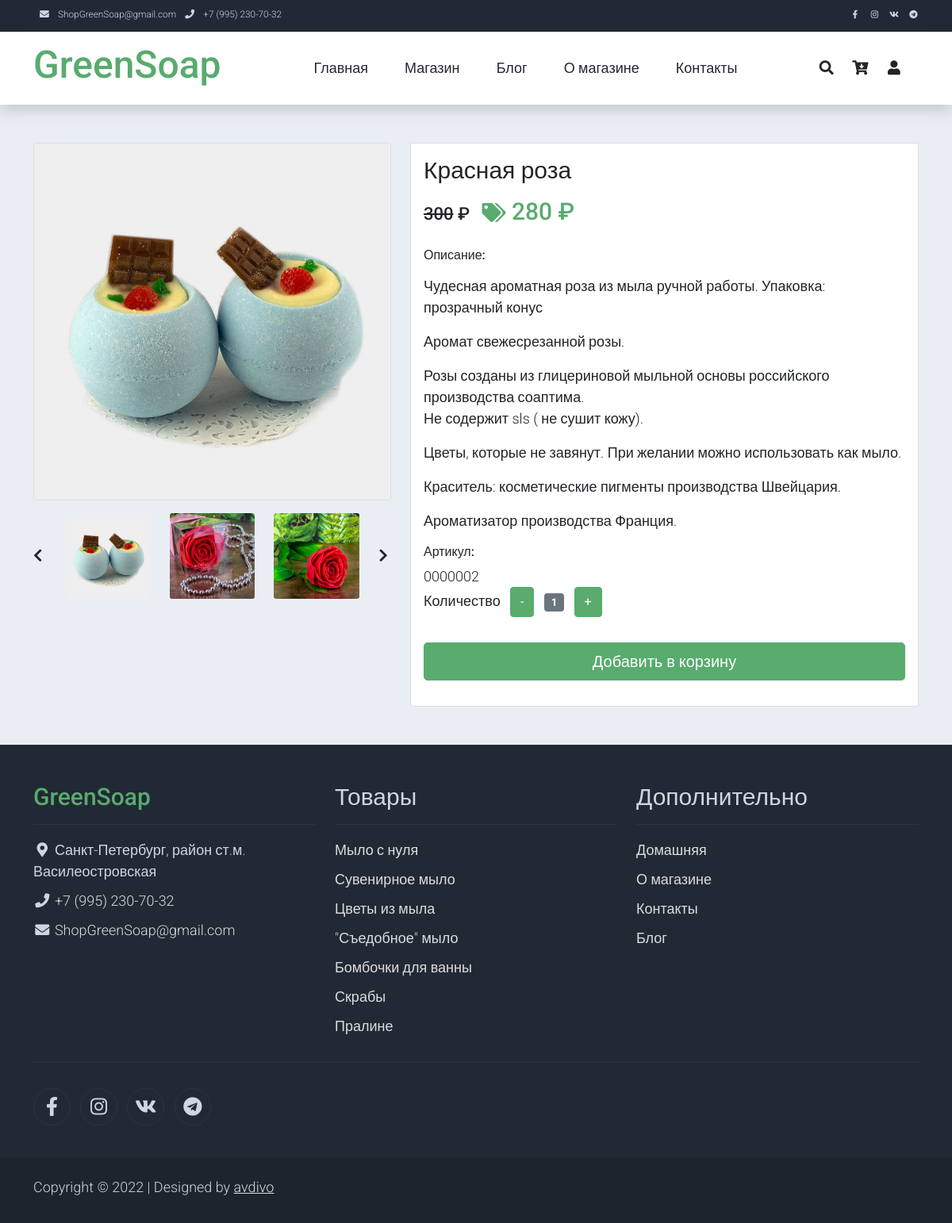
The app's page /shop-single/krasnaya_roza/ with its own data.
### product/models.py (models this page shows, shortened)
class ProductImage(models.Model):
    product = models.ForeignKey(Product, blank=True, null=True, default=None,
                                on_delete=models.SET_DEFAULT)  # Связь с товаром
    image = models.ImageField(upload_to='product_image/')  # Ссылка на фотографию товара
    active = models.BooleanField(default=True)  # Отображать фотографию
    main = models.BooleanField(default=False, verbose_name=u'Главная')  # Главная фотография
    class Meta:
        verbose_name = 'Фотография'
        verbose_name_plural = 'Фотографии'

class Product(models.Model):
    name = models.CharField(max_length=128, verbose_name=u'Название')  # Название товара
    category = models.ForeignKey(Category, on_delete=models.PROTECT,
                                 verbose_name=u'Категория')  # К какой категории относится товар
    alias = models.CharField(max_length=64, blank=False, unique=True, default='!!!', verbose_name=u'Псевдоним')  # Псевдоним поля
    holiday = models.ManyToManyField(Holiday, default='1', blank=False,
                                 verbose_name=u'Праздник')  # К какому празднику подходит товар
    description = models.TextField(blank=True, verbose_name=u'Описание')  # Описание товара
    price = models.IntegerField(default=0, verbose_name=u'Цена')  # Цена за единицу
    quantity = models.IntegerField(default=0, verbose_name=u'Остаток')  # Остаток на складе
    popular = models.IntegerField(default=0, verbose_name=u'Популярность')  # Популярность товара
    discount = models.IntegerField(default=0, verbose_name=u'Скидка')  # Скидка (сумма скидки, не %)
    active = models.BooleanField(default=True, verbose_name=u'Активен')  # Товар Активен
    article = models.CharField(max_length=8,
                               blank=True, default=None,
                               verbose_name=u'Артикль')  # Артикль (получается с применением префикса PRODUCT_PREFIX)
    class Meta:
        verbose_name = 'Товар'
        verbose_name_plural = 'Товары'
    @property
    def actual_price(self):
        return self.price - self.discount if self.active else 0

### shop/views.py (the view)
# urls.py: path('shop-single/', shop_single, name='shop-single'),
def shop_single(request, product=None):
    if product:
        request.session['return'] = 'shop-single ' + str(product)
    else:
        request.session['return'] = 'shop-single'
    if product == None:
        return redirect('shop')
    try:
        product = Product.objects.get(alias=product)
        product.popular = F('popular') + 1
        product.save()
    except:
        return redirect('shop')
    try:
        counter = ProductViewCounter.objects.get(product=product)
        counter.counter = F('counter') + 1
        counter.save()
    except:
        ProductViewCounter.objects.create(product=product, counter=1)
    images = product.productimage_set.filter(active=True)
    if len(images):
        main_image = images[0].image.url
    else:
        main_image = settings.NO_PHOTO
    for image in images:
        if image.main:
            main_image = image.image.url
            break
    images = [images[i:i + 3] for i in range(0, len(images), 3)]  # Разбиваем список картинок по 3
    discount_price = product.price - product.discount if product.discount else 0
    return render(request, 'shop-single.html', locals())

### product/models.py (called while the page is built)
def post_save_Product(sender, instance, **kwargs):
    if instance.article: return
    instance.article = settings.PRODUCT_PREFIX[0:len(settings.PRODUCT_PREFIX) - len(str(instance.id))] + str(
        instance.id)
    instance.save(force_update=True)

### profile/templatetags/user_tags.py (called while the page is built)
@register.simple_tag(takes_context=True)
def basket_count(context):
    request = context['request']
    try:
        if request.user.is_authenticated:
            basket = Profile.objects.get(user=request.user).basket
        else:
            if 'basket' in request.session:
                basket = request.session['basket']
            else:
                return ''
        if not isinstance(basket, dict):
            basket = eval(basket)
    except:
        return ''
    q = sum(x for x in basket.values())
    return q if q else ''

### templates/shop-single.html (shortened to what this page needs)
{% extends 'base.html' %}
{% load static %}
{% block content %}
    <section class="bg-light">
        <div class="container pb-5">
            <div class="row">
                <div class="col-lg-5 mt-5">
                    <div class="card mb-3">
                        <img class="card-img img-fluid" src="{{ main_image }}" alt="Card image cap" id="product-detail">
                    </div>
                    <div class="row">
                        {% if images %}
                        <div class="col-1 align-self-center">
                            <a href="#multi-item-example" role="button" data-bs-slide="prev">
                                <i class="text-dark fas fa-chevron-left {% if images|length == 1 %} d-none {% endif %}"></i>
                            </a>
                        </div>
                        <div id="multi-item-example" class="col-10 carousel slide carousel-multi-item" data-bs-ride="carousel">
                            <div class="carousel-inner product-links-wap" role="listbox">
                                {% for images_3 in images %}
                                <div class="carousel-item {% if forloop.counter0 == 0 %} active {% endif %}">
                                    <div class="row">
                                        {% for image in images_3 %}
                                        <div class="col-4">
                                            <a href="#">
                                                <img class="card-img img-fluid" src="{{ image.image.url }}" alt="{{ product.name }}">
                                            </a>
                                        </div>
                                        {% endfor %}
                                    </div>
                                </div>
                                {% endfor %}
                            </div>
                        </div>
                        <div class="col-1 align-self-center">
                            <a href="#multi-item-example" role="button" data-bs-slide="next">
                                <i class="text-dark fas fa-chevron-right {% if images|length == 1 %} d-none {% endif %}"></i>
                            </a>
                        </div>
                        {% endif %}
                    </div>
                </div>
                <div class="col-lg-7 mt-5">
                    <div class="card">
                        <div class="card-body">
                            <h1 class="h2">{{ product.name }}</h1>
                            {% if product.active %}
                                <div class="pt-2">
                                     {% if product.discount %}
                                        <span class="h3"><s>{{ product.price }}</s> &#x20bd; &nbsp;</span>
                                        <span class="h2 text-success logo">
                                            <i class='fas fa-tags' style='font-size:24px'></i>
                                            {{ product.actual_price }} &#x20bd;</span>
                                    {% else %}
                                        <span class="h2 text-success logo">{{ product.price }} &#x20bd;</span>
                                    {% endif %}
                                </div>
                            {% else %}
                            <p class="h3 py-2">Нет в наличии</p>
                            {% endif %}
                            <br>
                            <h6>Описание:</h6>
                            <p>{{ product.description|safe|linebreaks }}</p>
                            <h6>Артикул:</h6>
                            {{ product.article }}
                            {% if product.active %}
                            <form action="{% url 'add_to_basket' %}" method="post" id="form_work_basket">
                                <div class="row">
                                    <div class="col-auto">
                                        <ul class="list-inline pb-3">
                                            <li class="list-inline-item text-right">
                                                Количество
                                            </li>
                                            <li class="list-inline-item"><span class="btn btn-success" id="btn-minus">-</span></li>
                                            <li class="list-inline-item"><span class="badge bg-secondary" id="var-value">1</span></li>
                                            <li class="list-inline-item"><span class="btn btn-success" id="btn-plus">+</span></li>
                                        </ul>
                                    </div>
                                </div>
                                <div class="row pb-3">
                                    <div class="col d-grid">
                                        <button type="submit" class="btn btn-success btn-lg" name="submit">Добавить в корзину</button>
                                    </div>
                                </div>
                            </form>
                            {% endif %}
                        </div>
                    </div>
                </div>
            </div>
        </div>
    </section>
{% endblock content %}

### static/css/templatemo.css (style rules this page uses)
body, ul, li, p, a, label, input, div { font-family: 'Roboto', sans-serif; font-size: 18px !important; font-weight: 300 !important; }
.h2 { font-family: 'Roboto', sans-serif; font-size: 30px !important; font-weight: 300; }
.h3 { font-family: 'Roboto', sans-serif; font-size: 22px !important; }
.logo { font-weight: 500 !important; }
.text-success { color: #59ab6e !important; }
.bg-light { background-color: #e9eef5 !important; }
.btn-success { background-color: #59ab6e !important; border-color: #56ae6c !important; }

### records on screen
ProductImage: image (picture)
ProductImage: image (picture)
ProductImage: image (picture)
Product: name "Красная роза", price "300", actual_price "280", description "Чудесная ароматная роза из мыла ручной работы. Упаковка: прозрачный конус Аромат свежесрезанной розы. Розы созданы из глицериновой мыльной основы российского производства соаптима. Не содержит sls ( не сушит кожу). Цветы, которые не завянут. При желании можно использовать как мыло. Краситель: косметические пигменты производства Швейцария. Ароматизатор производства Франция.", article "0000002"
